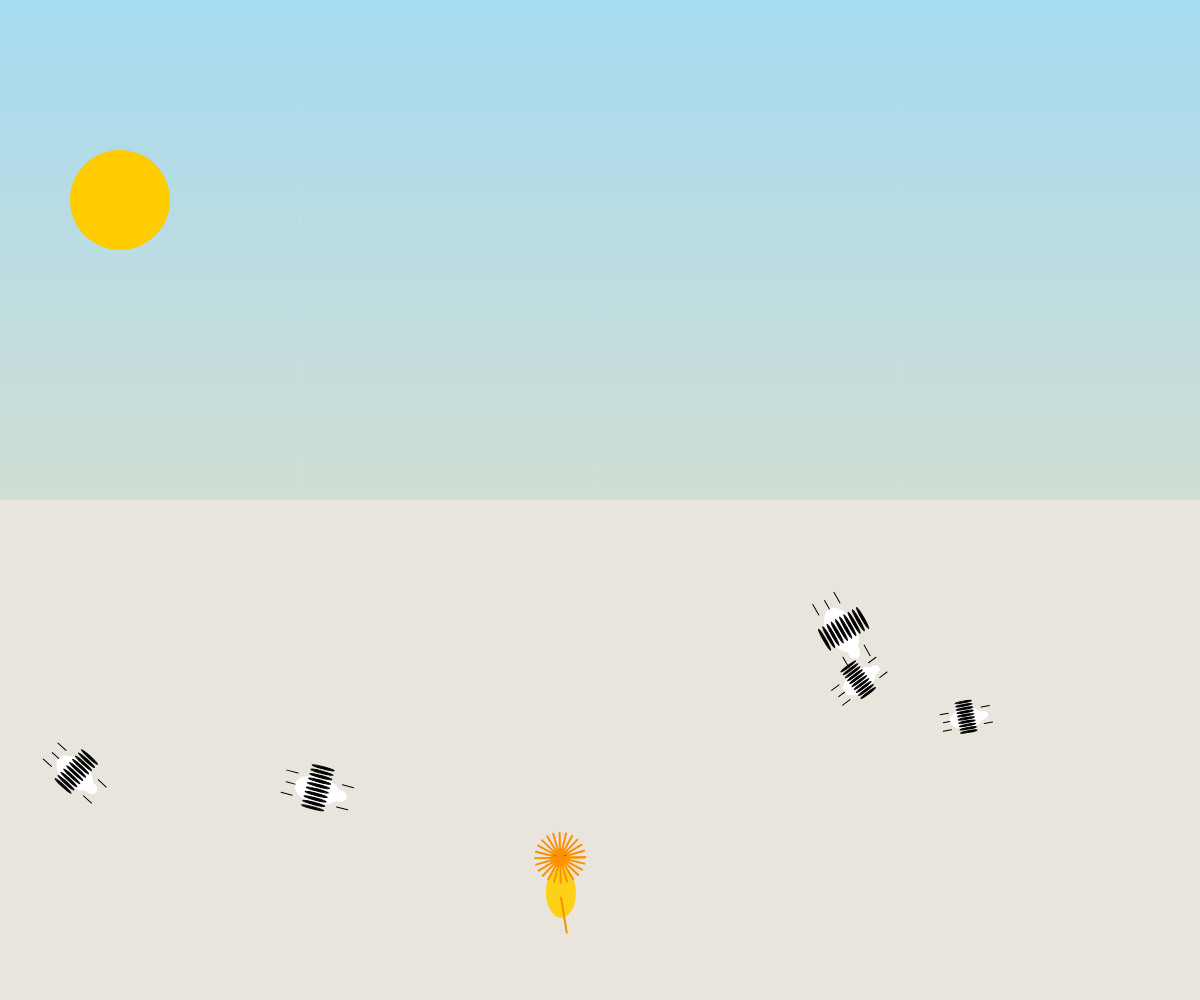
Frame 1 (no input)
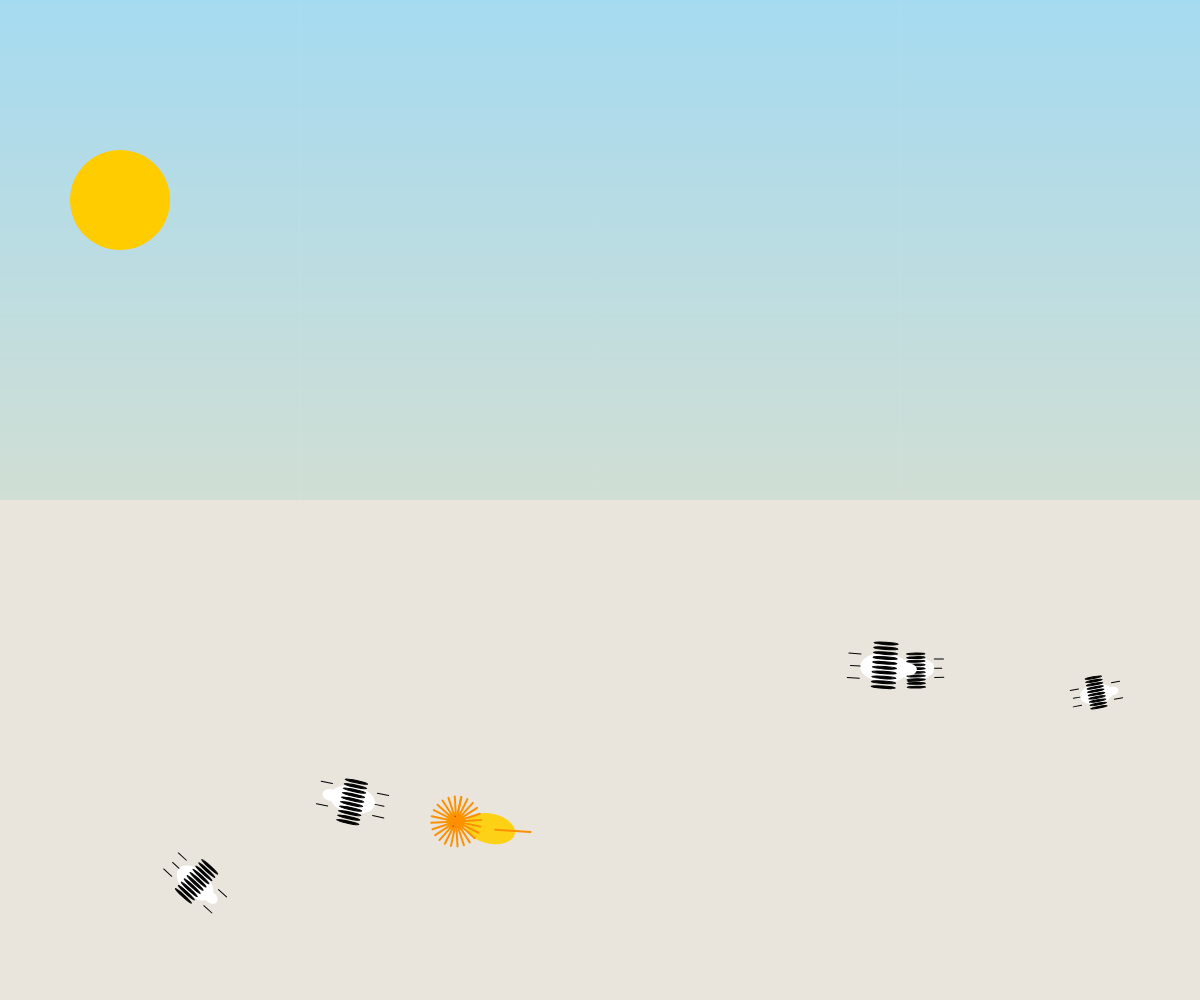
Frame 60 (no input)
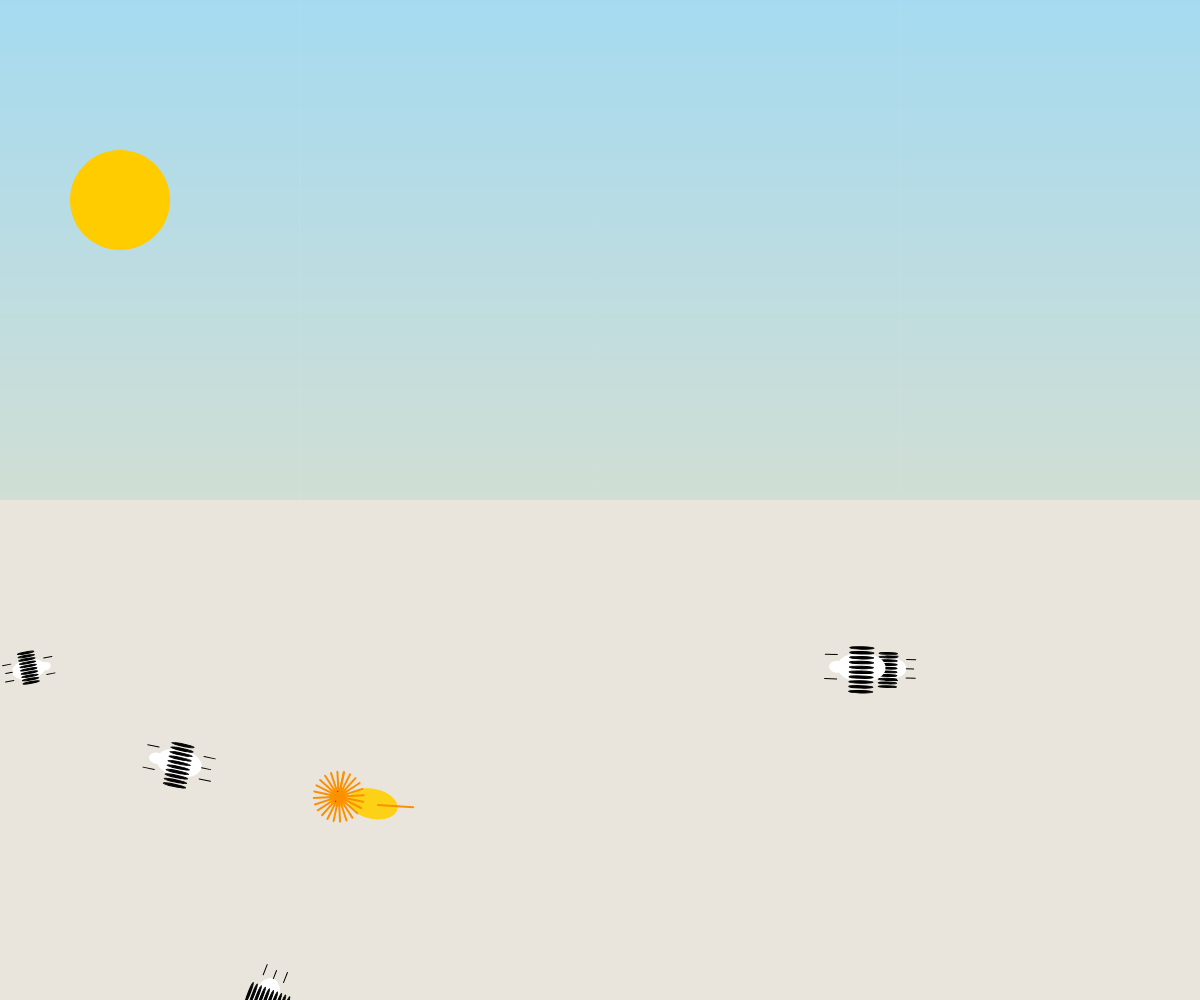
Frame 120 (the mouse pressed at the canvas centre since frame 60)

The p5.js sketch that drew these frames (run headless with seeded random() and noise() and a simulated clock; from frame 60 on, the mouse is pressed at the canvas centre):

// p5.js sketch
// ── sketch.js
let zebras = [];
let lion;
const zebraCount = 5;

function setup() {
  createCanvas(windowWidth, windowHeight);
  for (let i = 0; i < zebraCount; i++) {
    zebras.push(new Zebra(random(width), random(height * 0.6, height)));
  }
  lion = new Lion(random(width), random(height * 0.6, height));
}

function draw() {
  background(255);
  drawSky();
  drawSun();
  drawGround();

  lion.updateTarget(zebras);
  lion.move();
  lion.display();

  zebras.forEach(zebra => {
    zebra.avoid(lion.position);
    zebra.separate(zebras);
    zebra.cohesion(zebras);
    zebra.move();
    zebra.display();
  });
}

class Lion {
  constructor() {
    this.position = createVector(random(width), random(height * 0.6, height));
    this.velocity = createVector(0, -2);
    this.acceleration = createVector();
    this.maxSpeed = 2;
    this.maxForce = 0.05;
    this.target = null;
  }

  applyForce(force) {
    this.acceleration.add(force);
  }

  seek(target) {
    let desired = p5.Vector.sub(target, this.position);
    desired.setMag(this.maxSpeed);
    let steer = p5.Vector.sub(desired, this.velocity);
    steer.limit(this.maxForce);
    this.applyForce(steer);
  }

  updateTarget(zebras) {
    let closestDistance = Infinity;
    zebras.forEach(zebra => {
      let d = p5.Vector.dist(this.position, zebra.position);
      if (d < closestDistance) {
        closestDistance = d;
        this.target = zebra;
      }
    });
    if (this.target) {
      this.seek(this.target.position);
    }
  }

  move() {
    this.velocity.add(this.acceleration);
    this.velocity.limit(this.maxSpeed);
    this.position.add(this.velocity);
    this.acceleration.mult(0);
  }

  display() {
    push();
    translate(this.position.x, this.position.y);
    rotate(this.velocity.heading() + PI / 2);
    
    // Body
    fill(252, 209, 22); // Golden color for the body
    ellipse(0, 0, 30, 50);

    // Head
    fill(252, 209, 22); // Same golden color for the head
    ellipse(0, -35, 20, 20);
    
    // Mane
    stroke(252, 144, 3); // Darker color for the mane
    strokeWeight(2);
    for (let i = 0; i < TWO_PI; i += PI / 12) {
      let x = cos(i) * 25;
      let y = sin(i) * 25 - 35;
      line(0, -35, x, y);
    }
    
    // Eyes
    fill(0);
    ellipse(-5, -37, 3, 3);
    ellipse(5, -37, 3, 3);

    // Tail
    strokeWeight(2);
    line(0, 5, 5, 40);
    
    noStroke();
    pop();
  }
}


class Zebra {
  constructor(x, y) {
    this.position = createVector(x, y);
    this.velocity = p5.Vector.random2D();
    this.velocity.setMag(random(2, 3));
    this.acceleration = createVector();
    this.maxForce = 0.1;
    this.maxSpeed = 3;
    this.size = random(30, 50);
  }

  applyForce(force) {
    this.acceleration.add(force);
  }

  avoid(predator) {
    let avoidDistance = this.size * 5;
    let steer = createVector();
    let diff = p5.Vector.sub(this.position, predator);
    let d = diff.mag();
    if (d < avoidDistance) {
      diff.normalize();
      diff.mult(this.maxSpeed);
      steer = p5.Vector.sub(diff, this.velocity);
      steer.limit(this.maxForce);
      this.applyForce(steer);
    }
  }

  separate(zebras) {
    let desiredSeparation = this.size;
    let steer = createVector();
    let count = 0;
    zebras.forEach(other => {
      let d = p5.Vector.dist(this.position, other.position);
      if (d > 0 && d < desiredSeparation) {
        let diff = p5.Vector.sub(this.position, other.position);
        diff.normalize();
        diff.div(d); // Weight by distance
        steer.add(diff);
        count++;
      }
    });
    if (count > 0) {
      steer.div(count);
      steer.setMag(this.maxSpeed);
      steer.sub(this.velocity);
      steer.limit(this.maxForce * 2); // Apply a stronger force to ensure separation
      this.applyForce(steer);
    }
  }

  cohesion(zebras) {
    let sum = createVector();
    let count = 0;
    zebras.forEach(zebra => {
      let d = p5.Vector.dist(this.position, zebra.position);
      if (d > 0 && d < 100) { // Only consider zebras within a certain radius
        sum.add(zebra.position);
        count++;
      }
    });
    if (count > 0) {
      sum.div(count);
      this.seek(sum); // Seek towards the average position with normal strength
    }
  }

  seek(target) {
    let desired = p5.Vector.sub(target, this.position);
    desired.setMag(this.maxSpeed);
    let steer = p5.Vector.sub(desired, this.velocity);
    steer.limit(this.maxForce);
    this.applyForce(steer);
  }

  move() {
    this.velocity.add(this.acceleration);
    this.velocity.limit(this.maxSpeed);
    this.position.add(this.velocity);
    this.acceleration.mult(0);
    this.position.x = (this.position.x + width) % width;
    this.position.y = constrain(this.position.y, height * 0.6, height);
  }

  display() {
    push();
    translate(this.position.x, this.position.y);
    rotate(this.velocity.heading() + PI / 2);
    
    // Main body
    fill(255);
    ellipse(0, 0, this.size * 0.6, this.size);

    // Head
    push();
    translate(0, -this.size / 2);
    ellipse(0, 0, this.size / 4, this.size / 3);
    pop();
    
    // Legs
    stroke(0);
    line(-this.size / 4, this.size / 2, -this.size / 4, this.size / 2 + this.size / 4);
    line(this.size / 4, this.size / 2, this.size / 4, this.size / 2 + this.size / 4);
    line(-this.size / 4, -this.size / 2, -this.size / 4, -this.size / 2 - this.size / 4);
    line(this.size / 4, -this.size / 2, this.size / 4, -this.size / 2 - this.size / 4);

    // Tail
    stroke(0);
    line(0, this.size / 2, 0, this.size / 2 + this.size / 5);
    
    // Stripes
    fill(0);
    for (let i = -this.size / 2; i < this.size / 2; i += this.size / 10) {
      ellipse(i, 0, this.size / 20, this.size / 2);
    }
    
    pop();
  }
}
function drawSky() {
  let skyTop = color(135, 206, 235);
  let skyBottom = color(250, 215, 160);
  for (let y = 0; y < height; y++) {
    let n = map(y, 0, height, 0, 1);
    let newColor = lerpColor(skyTop, skyBottom, n);
    stroke(newColor);
    line(0, y, width, y);
  }
}

function drawSun() {
  fill(255, 204, 0);
  noStroke();
  ellipse(width * 0.1, height * 0.2, 100, 100);
}

function drawGround() {
  fill(233, 229, 220);
  noStroke();
  rect(0, height * 0.5, width, height * 0.5);
}


function windowResized() {
  resizeCanvas(windowWidth, windowHeight);
}
